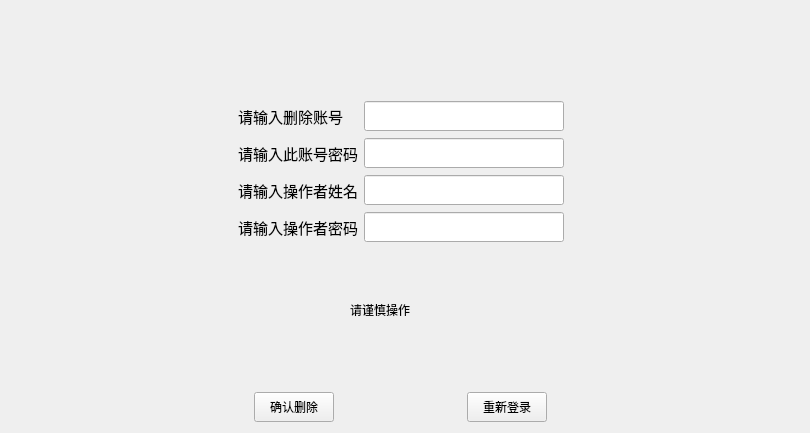
    <widget class="QWidget" name="page_1">
     <widget class="QLabel" name="label_10">
      <property name="geometry">
       <rect>
        <x>350</x>
        <y>300</y>
        <width>91</width>
        <height>19</height>
       </rect>
      </property>
      <property name="text">
       <string>请谨慎操作</string>
      </property>
     </widget>
     <widget class="QWidget" name="layoutWidget">
      <property name="geometry">
       <rect>
        <x>0</x>
        <y>100</y>
        <width>801</width>
        <height>145</height>
       </rect>
      </property>
      <layout class="QHBoxLayout" name="horizontalLayout_4">
       <item>
        <spacer name="horizontalSpacer_12">
         <property name="orientation">
          <enum>Qt::Orientation::Horizontal</enum>
         </property>
         <property name="sizeHint" stdset="0">
          <size>
           <width>40</width>
           <height>20</height>
          </size>
         </property>
        </spacer>
       </item>
       <item>
        <layout class="QGridLayout" name="gridLayout">
         <item row="0" column="0">
          <widget class="QLabel" name="label_6">
           <property name="font">
            <font>
             <pointsize>11</pointsize>
            </font>
           </property>
           <property name="text">
            <string>请输入删除账号</string>
           </property>
          </widget>
         </item>
         <item row="0" column="1">
          <widget class="QLineEdit" name="lineEdit_4">
           <property name="minimumSize">
            <size>
             <width>200</width>
             <height>30</height>
            </size>
           </property>
          </widget>
         </item>
         <item row="1" column="0">
          <widget class="QLabel" name="label_7">
           <property name="font">
            <font>
             <pointsize>11</pointsize>
            </font>
           </property>
           <property name="text">
            <string>请输入此账号密码</string>
           </property>
          </widget>
         </item>
         <item row="1" column="1">
          <widget class="QLineEdit" name="lineEdit_5">
           <property name="minimumSize">
            <size>
             <width>200</width>
             <height>30</height>
            </size>
           </property>
          </widget>
         </item>
         <item row="2" column="0">
          <widget class="QLabel" name="label_8">
           <property name="font">
            <font>
             <pointsize>11</pointsize>
            </font>
           </property>
           <property name="text">
            <string>请输入操作者姓名</string>
           </property>
          </widget>
         </item>
         <item row="2" column="1">
          <widget class="QLineEdit" name="lineEdit_6">
           <property name="minimumSize">
            <size>
             <width>200</width>
             <height>30</height>
            </size>
           </property>
          </widget>
         </item>
         <item row="3" column="0">
          <widget class="QLabel" name="label_9">
           <property name="font">
            <font>
             <pointsize>11</pointsize>
            </font>
           </property>
           <property name="text">
            <string>请输入操作者密码</string>
           </property>
          </widget>
         </item>
         <item row="3" column="1">
          <widget class="QLineEdit" name="lineEdit_7">
           <property name="minimumSize">
            <size>
             <width>200</width>
             <height>30</height>
            </size>
           </property>
          </widget>
         </item>
        </layout>
       </item>
       <item>
        <spacer name="horizontalSpacer_13">
         <property name="orientation">
          <enum>Qt::Orientation::Horizontal</enum>
         </property>
         <property name="sizeHint" stdset="0">
          <size>
           <width>40</width>
           <height>20</height>
          </size>
         </property>
        </spacer>
       </item>
      </layout>
     </widget>
     <widget class="QWidget" name="layoutWidget">
      <property name="geometry">
       <rect>
        <x>0</x>
        <y>390</y>
        <width>801</width>
        <height>34</height>
       </rect>
      </property>
      <layout class="QHBoxLayout" name="horizontalLayout_5">
       <item>
        <spacer name="horizontalSpacer_17">
         <property name="orientation">
          <enum>Qt::Orientation::Horizontal</enum>
         </property>
         <property name="sizeHint" stdset="0">
          <size>
           <width>40</width>
           <height>20</height>
          </size>
         </property>
        </spacer>
       </item>
       <item>
        <spacer name="horizontalSpacer_14">
         <property name="orientation">
          <enum>Qt::Orientation::Horizontal</enum>
         </property>
         <property name="sizeHint" stdset="0">
          <size>
           <width>40</width>
           <height>20</height>
          </size>
         </property>
        </spacer>
       </item>
       <item>
        <widget class="QPushButton" name="pushButton_3">
         <property name="minimumSize">
          <size>
           <width>50</width>
           <height>30</height>
          </size>
         </property>
         <property name="text">
          <string>确认删除</string>
         </property>
        </widget>
       </item>
       <item>
        <spacer name="horizontalSpacer_15">
         <property name="orientation">
          <enum>Qt::Orientation::Horizontal</enum>
         </property>
         <property name="sizeHint" stdset="0">
          <size>
           <width>40</width>
           <height>20</height>
          </size>
         </property>
        </spacer>
       </item>
       <item>
        <widget class="QPushButton" name="pushButton_4">
         <property name="minimumSize">
          <size>
           <width>50</width>
           <height>30</height>
          </size>
         </property>
         <property name="text">
          <string>重新登录</string>
         </property>
        </widget>
       </item>
       <item>
        <spacer name="horizontalSpacer_18">
         <property name="orientation">
          <enum>Qt::Orientation::Horizontal</enum>
         </property>
         <property name="sizeHint" stdset="0">
          <size>
           <width>40</width>
           <height>20</height>
          </size>
         </property>
        </spacer>
       </item>
       <item>
        <spacer name="horizontalSpacer_16">
         <property name="orientation">
          <enum>Qt::Orientation::Horizontal</enum>
         </property>
         <property name="sizeHint" stdset="0">
          <size>
           <width>40</width>
           <height>20</height>
          </size>
         </property>
        </spacer>
       </item>
      </layout>
     </widget>
    </widget>
